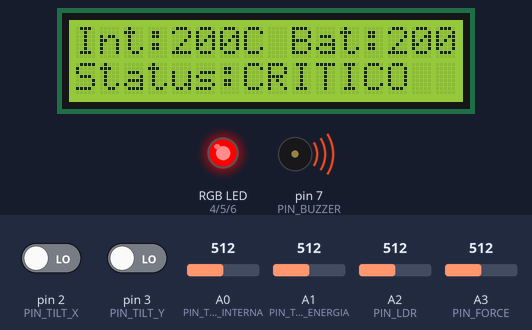
Bench run of a sketch on a simulated Arduino Uno, built with avr-gcc and run on an emulated ATmega328P. On the bench: 16×2 character LCD, an RGB LED mixed from three pins (HIGH = lit), buzzer (waves = sounding). The inputs (shaded band) are chosen by the test bench; at power-on: A3 (PIN_FORCE) = 512, pin 2 (PIN_TILT_X) LOW, A0 (PIN_TEMP_INTERNA) = 512, pin 3 (PIN_TILT_Y) LOW, A1 (PIN_TEMP_ENERGIA) = 512, A2 (PIN_LDR) = 512. What the sketch prints to the serial monitor is not drawn.

Above: at 5.2 s.
5.3 s: A3 (PIN_FORCE) set to 369
At 7.9 s:
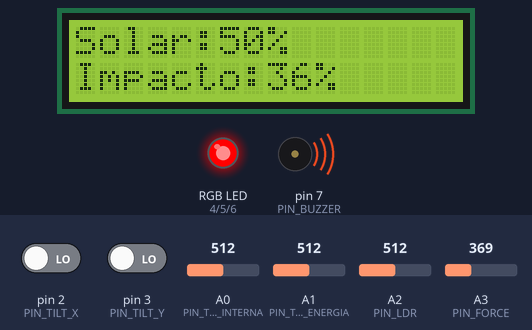
9.3 s: A3 (PIN_FORCE) set to 342
At 12.0 s:
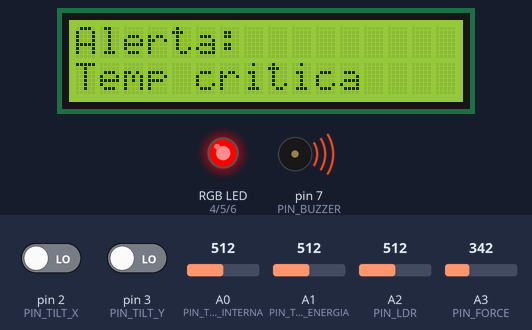
13.3 s: pin 2 (PIN_TILT_X) driven HIGH
At 17.1 s:
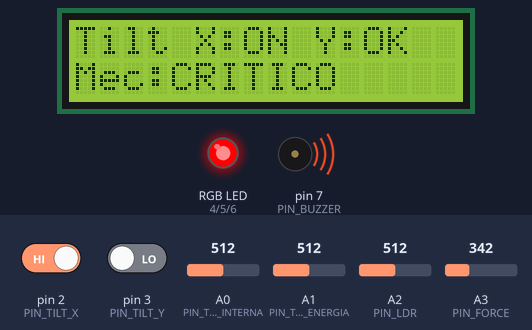
17.3 s: A0 (PIN_TEMP_INTERNA) set to 716
At 21.1 s:
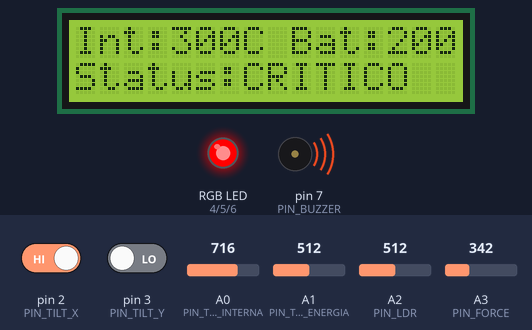
21.3 s: pin 3 (PIN_TILT_Y) driven HIGH
At 25.1 s:
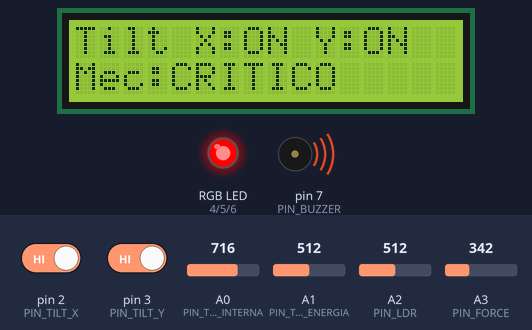
25.3 s: A1 (PIN_TEMP_ENERGIA) set to 716
At 29.7 s:
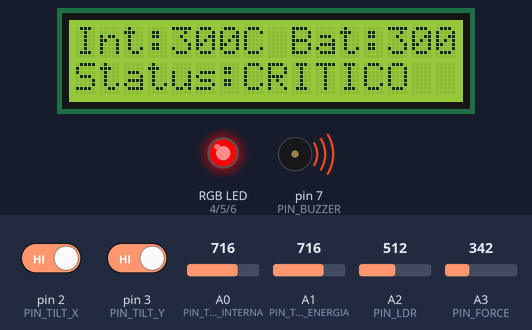
Timing chart, 0 to 30.3 s (numbered marks = the images above; inputs shaded):
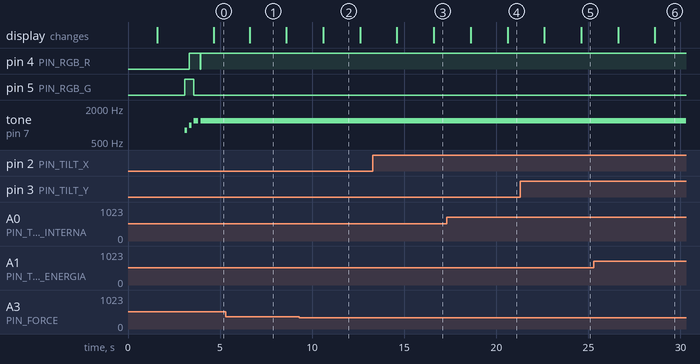

Measured:
- the behaviour switches between 359 and 358 on A3 (PIN_FORCE) (found by bisection; images 1 and 2)
- after the input at 9.3 s, the display: changes after 1.3 s (image 2)
- after the input at 13.3 s, the display: first differs from a run without the input after 3.3 s (image 3)
- after the input at 21.3 s, the display: first differs from a run without the input after 3.3 s (image 5)
- by itself, tone on pin 7 (PIN_BUZZER): plays 800 Hz for 0.15 s, 1000 Hz for 0.15 s, 1200 Hz for 0.25 s, 1200 Hz for 1.4 s
- what the display in image 1 shows lasts 2.0 s, from 6.6 s to 8.6 s

The sketch:

sistema_sensores_mission_control.ino
```cpp
#include <LiquidCrystal.h>

/*
  MISSION CONTROL IA - SISTEMA DE SENSORES DA CAPSULA
  Missao: Artemis Deep Scan


  Mapa de pinos:
  A0 -> TMP36 temperatura interna
  A1 -> TMP36 temperatura do modulo de energia/bateria
  A2 -> LDR / Photoresistor incidencia solar
  A3 -> Force Sensor impacto estrutural

  D2 -> Tilt Sensor eixo X
  D3 -> Tilt Sensor eixo Y

  D4 -> RGB vermelho
  D5 -> RGB verde
  D6 -> RGB azul

  D7 -> Buzzer

  LCD 16x2:
  RS -> D8
  E  -> D9
  D4 -> D10
  D5 -> D11
  D6 -> D12
  D7 -> D13
*/

LiquidCrystal lcd(8, 9, 10, 11, 12, 13);

// Sensores analogicos
const int PIN_TEMP_INTERNA = A0;
const int PIN_TEMP_ENERGIA = A1;
const int PIN_LDR = A2;
const int PIN_FORCE = A3;

// Sensores digitais
const int PIN_TILT_X = 2;
const int PIN_TILT_Y = 3;

// Saidas
const int PIN_RGB_R = 4;
const int PIN_RGB_G = 5;
const int PIN_RGB_B = 6;
const int PIN_BUZZER = 7;

// Codigos de status
const int STATUS_NORMAL = 0;
const int STATUS_ATENCAO = 1;
const int STATUS_CRITICO = 2;

// Limites operacionais
const float TEMP_INTERNA_ATENCAO = 35.0;
const float TEMP_INTERNA_CRITICA = 45.0;

const float TEMP_ENERGIA_ATENCAO = 40.0;
const float TEMP_ENERGIA_CRITICA = 50.0;

const int SOLAR_ATENCAO = 35;
const int SOLAR_CRITICO = 15;

const int IMPACTO_ATENCAO = 35;
const int IMPACTO_CRITICO = 70;

const int LIMITE_TURBULENCIA = 3;

// Controle de tempo
unsigned long ultimoCiclo = 0;
unsigned long ultimoLCD = 0;

const unsigned long INTERVALO_CICLO = 1000;
const unsigned long INTERVALO_LCD = 2000;

// Controle do LCD
int telaLCD = 0;

// Controle mecanico
int eventosMecanicos = 0;
int impactoAnterior = 0;
int tiltXAnterior = LOW;
int tiltYAnterior = LOW;

// Ultimas leituras
float tempInterna = 0.0;
float tempEnergia = 0.0;
int luzSolar = 0;
int impacto = 0;
int tiltX = LOW;
int tiltY = LOW;

int statusTermico = STATUS_NORMAL;
int statusSolar = STATUS_NORMAL;
int statusMecanico = STATUS_NORMAL;
int statusGeral = STATUS_NORMAL;
int alertaPrincipal = 0;

/*
  Alertas:
  0 = Operacao nominal
  1 = Monitorar temperatura
  2 = Temperatura critica
  3 = Baixa luz solar
  4 = Luz solar critica
  5 = Monitorar vibracao
  6 = Instabilidade mecanica
*/

// ==========================
// Conversoes
// ==========================

float lerTMP36Celsius(int pino) {
  int raw = analogRead(pino);
  float tensao = raw * (5.0 / 1023.0);
  float celsius = (tensao - 0.5) * 100.0;
  return celsius;
}

int lerPercentualAnalogico(int pino) {
  int raw = analogRead(pino);
  int percentual = map(raw, 0, 1023, 0, 100);

  if (percentual < 0) {
    percentual = 0;
  }

  if (percentual > 100) {
    percentual = 100;
  }

  return percentual;
}

// ==========================
// Textos
// ==========================

const char* textoStatus(int statusCode) {
  if (statusCode == STATUS_CRITICO) {
    return "CRITICO";
  }

  if (statusCode == STATUS_ATENCAO) {
    return "ATENCAO";
  }

  return "NORMAL";
}

const char* textoTilt(int valor) {
  if (valor == HIGH) {
    return "ACIONADO";
  }

  return "NORMAL";
}

const char* textoAlerta(int alertaCode) {
  if (alertaCode == 1) {
    return "Monitorar temp";
  }

  if (alertaCode == 2) {
    return "Temp critica";
  }

  if (alertaCode == 3) {
    return "Baixa luz solar";
  }

  if (alertaCode == 4) {
    return "Luz solar crit";
  }

  if (alertaCode == 5) {
    return "Monitorar vib";
  }

  if (alertaCode == 6) {
    return "Instab mecanica";
  }

  return "Operacao normal";
}

// ==========================
// RGB e buzzer
// ==========================

void definirRGB(bool vermelho, bool verde, bool azul) {
  // RGB catodo comum: HIGH acende o canal
  digitalWrite(PIN_RGB_R, vermelho ? HIGH : LOW);
  digitalWrite(PIN_RGB_G, verde ? HIGH : LOW);
  digitalWrite(PIN_RGB_B, azul ? HIGH : LOW);
}

void aplicarStatusVisual(int statusCode) {
  if (statusCode == STATUS_NORMAL) {
    // Verde
    definirRGB(false, true, false);
    noTone(PIN_BUZZER);
  } else if (statusCode == STATUS_ATENCAO) {
    // Amarelo = vermelho + verde
    definirRGB(true, true, false);
    noTone(PIN_BUZZER);
  } else {
    // Vermelho + alerta sonoro
    definirRGB(true, false, false);
    tone(PIN_BUZZER, 1200);
  }
}

// ==========================
// Classificacoes
// ==========================

int classificarTermico(float tempInt, float tempEner) {
  if (tempInt >= TEMP_INTERNA_CRITICA || tempEner >= TEMP_ENERGIA_CRITICA) {
    return STATUS_CRITICO;
  }

  if (tempInt >= TEMP_INTERNA_ATENCAO || tempEner >= TEMP_ENERGIA_ATENCAO) {
    return STATUS_ATENCAO;
  }

  return STATUS_NORMAL;
}

int classificarSolar(int luz) {
  if (luz <= SOLAR_CRITICO) {
    return STATUS_CRITICO;
  }

  if (luz <= SOLAR_ATENCAO) {
    return STATUS_ATENCAO;
  }

  return STATUS_NORMAL;
}

int classificarMecanico(int impactoAtual, int tiltAtualX, int tiltAtualY) {
  bool tiltXAtivo = tiltAtualX == HIGH;
  bool tiltYAtivo = tiltAtualY == HIGH;
  bool umTiltAtivo = tiltXAtivo || tiltYAtivo;
  bool doisTiltsAtivos = tiltXAtivo && tiltYAtivo;

  bool impactoAtencao = impactoAtual >= IMPACTO_ATENCAO;
  bool impactoCritico = impactoAtual >= IMPACTO_CRITICO;

  bool variacaoImpacto = abs(impactoAtual - impactoAnterior) > 20;
  bool variacaoTilt = tiltAtualX != tiltXAnterior || tiltAtualY != tiltYAnterior;

  if (impactoAtencao || umTiltAtivo || variacaoImpacto || variacaoTilt) {
    eventosMecanicos++;
  } else {
    eventosMecanicos = 0;
  }

  impactoAnterior = impactoAtual;
  tiltXAnterior = tiltAtualX;
  tiltYAnterior = tiltAtualY;

  if (impactoCritico) {
    return STATUS_CRITICO;
  }

  if (doisTiltsAtivos) {
    return STATUS_CRITICO;
  }

  if (impactoAtencao && umTiltAtivo) {
    return STATUS_CRITICO;
  }

  if (eventosMecanicos >= LIMITE_TURBULENCIA) {
    return STATUS_CRITICO;
  }

  if (impactoAtencao || umTiltAtivo) {
    return STATUS_ATENCAO;
  }

  return STATUS_NORMAL;
}

int classificarGeral(int termico, int solar, int mecanico) {
  if (termico == STATUS_CRITICO || solar == STATUS_CRITICO || mecanico == STATUS_CRITICO) {
    return STATUS_CRITICO;
  }

  if (termico == STATUS_ATENCAO || solar == STATUS_ATENCAO || mecanico == STATUS_ATENCAO) {
    return STATUS_ATENCAO;
  }

  return STATUS_NORMAL;
}

int definirAlertaPrincipal(int termico, int solar, int mecanico) {
  if (mecanico == STATUS_CRITICO) {
    return 6;
  }

  if (termico == STATUS_CRITICO) {
    return 2;
  }

  if (solar == STATUS_CRITICO) {
    return 4;
  }

  if (mecanico == STATUS_ATENCAO) {
    return 5;
  }

  if (termico == STATUS_ATENCAO) {
    return 1;
  }

  if (solar == STATUS_ATENCAO) {
    return 3;
  }

  return 0;
}

// ==========================
// Leitura dos sensores
// ==========================

void lerSensores() {
  tempInterna = lerTMP36Celsius(PIN_TEMP_INTERNA);
  tempEnergia = lerTMP36Celsius(PIN_TEMP_ENERGIA);

  luzSolar = lerPercentualAnalogico(PIN_LDR);
  impacto = lerPercentualAnalogico(PIN_FORCE);

  tiltX = digitalRead(PIN_TILT_X);
  tiltY = digitalRead(PIN_TILT_Y);

  statusTermico = classificarTermico(tempInterna, tempEnergia);
  statusSolar = classificarSolar(luzSolar);
  statusMecanico = classificarMecanico(impacto, tiltX, tiltY);

  statusGeral = classificarGeral(statusTermico, statusSolar, statusMecanico);
  alertaPrincipal = definirAlertaPrincipal(statusTermico, statusSolar, statusMecanico);
}

// ==========================
// Serial Monitor
// ==========================

void imprimirRelatorioSerial() {
  Serial.println("================================================");
  Serial.println("MISSION CONTROL IA - SISTEMA DE SENSORES");
  Serial.println("Missao: Artemis Deep Siotcan");
  Serial.println("================================================");

  Serial.print("Temperatura interna      : ");
  Serial.print(tempInterna, 1);
  Serial.println(" C");

  Serial.print("Temp. modulo energia     : ");
  Serial.print(tempEnergia, 1);
  Serial.println(" C");

  Serial.print("Incidencia solar         : ");
  Serial.print(luzSolar);
  Serial.println("%");

  Serial.print("Impacto estrutural       : ");
  Serial.print(impacto);
  Serial.println("%");

  Serial.print("Tilt eixo X              : ");
  Serial.println(textoTilt(tiltX));

  Serial.print("Tilt eixo Y              : ");
  Serial.println(textoTilt(tiltY));

  Serial.println("------------------------------------------------");

  Serial.print("Status termico           : ");
  Serial.println(textoStatus(statusTermico));

  Serial.print("Status solar             : ");
  Serial.println(textoStatus(statusSolar));

  Serial.print("Status mecanico          : ");
  Serial.println(textoStatus(statusMecanico));

  Serial.print("Status geral da capsula  : ");
  Serial.println(textoStatus(statusGeral));

  Serial.print("Alerta principal         : ");
  Serial.println(textoAlerta(alertaPrincipal));

  Serial.print("Eventos mecanicos        : ");
  Serial.println(eventosMecanicos);

  Serial.println("================================================");
  Serial.println();
}

// ==========================
// LCD
// ==========================

void telaLCDStatus() {
  lcd.clear();

  if (telaLCD == 0) {
    lcd.setCursor(0, 0);
    lcd.print("Int:");
    lcd.print(tempInterna, 0);
    lcd.print("C Bat:");
    lcd.print(tempEnergia, 0);
    lcd.print("C");

    lcd.setCursor(0, 1);
    lcd.print("Status:");
    lcd.print(textoStatus(statusGeral));
  } else if (telaLCD == 1) {
    lcd.setCursor(0, 0);
    lcd.print("Solar:");
    lcd.print(luzSolar);
    lcd.print("%");

    lcd.setCursor(0, 1);
    lcd.print("Impacto:");
    lcd.print(impacto);
    lcd.print("%");
  } else if (telaLCD == 2) {
    lcd.setCursor(0, 0);
    lcd.print("Tilt X:");
    lcd.print(tiltX == HIGH ? "ON " : "OK ");

    lcd.print("Y:");
    lcd.print(tiltY == HIGH ? "ON" : "OK");

    lcd.setCursor(0, 1);
    lcd.print("Mec:");
    lcd.print(textoStatus(statusMecanico));
  } else {
    lcd.setCursor(0, 0);
    lcd.print("Alerta:");

    lcd.setCursor(0, 1);
    lcd.print(textoAlerta(alertaPrincipal));
  }

  telaLCD++;

  if (telaLCD > 3) {
    telaLCD = 0;
  }
}

// ==========================
// Inicializacao
// ==========================

void iniciarLCD() {
  lcd.clear();
  lcd.setCursor(0, 0);
  lcd.print("MISSION CONTROL");
  lcd.setCursor(0, 1);
  lcd.print("Artemis Scan");
  delay(1500);

  lcd.clear();
  lcd.setCursor(0, 0);
  lcd.print("Sensores capsula");
  lcd.setCursor(0, 1);
  lcd.print("Sistema online");
  delay(1500);
}

void testeInicial() {
  definirRGB(false, true, false);
  tone(PIN_BUZZER, 800, 150);
  delay(250);

  definirRGB(true, true, false);
  tone(PIN_BUZZER, 1000, 150);
  delay(250);

  definirRGB(true, false, false);
  tone(PIN_BUZZER, 1200, 250);
  delay(350);

  definirRGB(false, false, false);
  noTone(PIN_BUZZER);
}

// ==========================
// Setup e loop
// ==========================

void setup() {
  Serial.begin(9600);

  pinMode(PIN_TILT_X, INPUT);
  pinMode(PIN_TILT_Y, INPUT);

  pinMode(PIN_RGB_R, OUTPUT);
  pinMode(PIN_RGB_G, OUTPUT);
  pinMode(PIN_RGB_B, OUTPUT);

  pinMode(PIN_BUZZER, OUTPUT);

  lcd.begin(16, 2);

  definirRGB(false, false, false);
  noTone(PIN_BUZZER);

  iniciarLCD();
  testeInicial();

  Serial.println("Sistema de sensores Mission Control IA iniciado.");
  Serial.println("Monitor Serial: 9600 baud.");
  Serial.println();
}

void loop() {
  unsigned long agora = millis();

  if (agora - ultimoCiclo >= INTERVALO_CICLO) {
    ultimoCiclo = agora;

    lerSensores();
    aplicarStatusVisual(statusGeral);
    imprimirRelatorioSerial();
  }

  if (agora - ultimoLCD >= INTERVALO_LCD) {
    ultimoLCD = agora;

    telaLCDStatus();
  }
}
```
